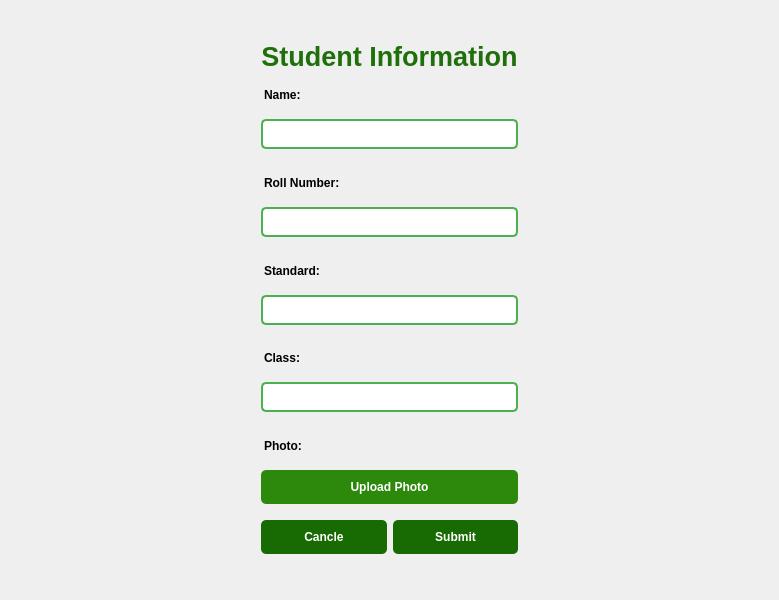
<?xml version="1.0" encoding="UTF-8"?>
<ui version="4.0">
 <class>Window</class>
 <widget class="QWidget" name="Window">
  <property name="geometry">
   <rect>
    <x>0</x>
    <y>0</y>
    <width>687</width>
    <height>600</height>
   </rect>
  </property>
  <property name="windowTitle">
   <string>Student Information</string>
  </property>
  <layout class="QVBoxLayout" name="verticalLayout">
   <item>
    <layout class="QVBoxLayout" name="verticalLayout_2">
     <property name="leftMargin">
      <number>250</number>
     </property>
     <property name="topMargin">
      <number>25</number>
     </property>
     <property name="rightMargin">
      <number>250</number>
     </property>
     <property name="bottomMargin">
      <number>25</number>
     </property>
     <item>
      <widget class="QLabel" name="title_label">
       <property name="font">
        <font>
         <pointsize>20</pointsize>
         <weight>75</weight>
         <bold>true</bold>
        </font>
       </property>
       <property name="styleSheet">
        <string notr="true">color: #1F6F0A; padding-top: -5px; padding-bottom: -5px; margin-top:10px</string>
       </property>
       <property name="text">
        <string>Student Information</string>
       </property>
       <property name="alignment">
        <set>Qt::AlignCenter</set>
       </property>
      </widget>
     </item>
     <item>
      <widget class="QLabel" name="name_label">
       <property name="font">
        <font>
         <weight>75</weight>
         <bold>true</bold>
        </font>
       </property>
       <property name="styleSheet">
        <string notr="true">margin-bottom: 1px;</string>
       </property>
       <property name="text">
        <string>Name:</string>
       </property>
      </widget>
     </item>
     <item>
      <widget class="QLineEdit" name="name_input">
       <property name="styleSheet">
        <string notr="true">border: 2px solid #4CAF50; border-radius: 5px; padding: 5px; margin-bottom: 10px;</string>
       </property>
      </widget>
     </item>
     <item>
      <widget class="QLabel" name="roll_number_label">
       <property name="font">
        <font>
         <weight>75</weight>
         <bold>true</bold>
        </font>
       </property>
       <property name="styleSheet">
        <string notr="true">margin-bottom: 1px;</string>
       </property>
       <property name="text">
        <string>Roll Number:</string>
       </property>
      </widget>
     </item>
     <item>
      <widget class="QLineEdit" name="roll_number_input">
       <property name="styleSheet">
        <string notr="true">border: 2px solid #4CAF50; border-radius: 5px; padding: 5px; margin-bottom: 10px;</string>
       </property>
      </widget>
     </item>
     <item>
      <widget class="QLabel" name="standard_label">
       <property name="font">
        <font>
         <weight>75</weight>
         <bold>true</bold>
        </font>
       </property>
       <property name="styleSheet">
        <string notr="true">margin-bottom: 1px;</string>
       </property>
       <property name="text">
        <string>Standard:</string>
       </property>
      </widget>
     </item>
     <item>
      <widget class="QLineEdit" name="class_input">
       <property name="styleSheet">
        <string notr="true">border: 2px solid #4CAF50; border-radius: 5px; padding: 5px; margin-bottom: 10px;</string>
       </property>
      </widget>
     </item>
     <item>
      <widget class="QLabel" name="class_label">
       <property name="font">
        <font>
         <weight>75</weight>
         <bold>true</bold>
        </font>
       </property>
       <property name="styleSheet">
        <string notr="true">margin-bottom: 1px;</string>
       </property>
       <property name="text">
        <string>Class:</string>
       </property>
      </widget>
     </item>
     <item>
      <widget class="QLineEdit" name="standard_input">
       <property name="styleSheet">
        <string notr="true">border: 2px solid #4CAF50; border-radius: 5px; padding: 5px; margin-bottom: 10px;</string>
       </property>
      </widget>
     </item>
     <item>
      <widget class="QLabel" name="photo_label">
       <property name="font">
        <font>
         <weight>75</weight>
         <bold>true</bold>
        </font>
       </property>
       <property name="styleSheet">
        <string notr="true">margin-bottom: 1px;</string>
       </property>
       <property name="text">
        <string>Photo:</string>
       </property>
      </widget>
     </item>
     <item>
      <widget class="QPushButton" name="upload_button">
       <property name="font">
        <font>
         <weight>75</weight>
         <bold>true</bold>
        </font>
       </property>
       <property name="styleSheet">
        <string notr="true">background-color: #2D890C; color: white; border: none; border-radius: 5px; padding: 10px; margin-bottom: 10px;z</string>
       </property>
       <property name="text">
        <string>Upload Photo</string>
       </property>
      </widget>
     </item>
     <item>
      <layout class="QHBoxLayout" name="horizontalLayout">
       <item>
        <widget class="QPushButton" name="submit_button_2">
         <property name="sizePolicy">
          <sizepolicy hsizetype="Minimum" vsizetype="Fixed">
           <horstretch>0</horstretch>
           <verstretch>0</verstretch>
          </sizepolicy>
         </property>
         <property name="font">
          <font>
           <weight>75</weight>
           <bold>true</bold>
          </font>
         </property>
         <property name="styleSheet">
          <string notr="true">background-color: #186A02; color: white; border: none; border-radius: 5px; padding: 10px; margin-bottom: 10px;</string>
         </property>
         <property name="text">
          <string>Cancle</string>
         </property>
        </widget>
       </item>
       <item>
        <widget class="QPushButton" name="submit_button">
         <property name="font">
          <font>
           <weight>75</weight>
           <bold>true</bold>
          </font>
         </property>
         <property name="styleSheet">
          <string notr="true">background-color: #186A02; color: white; border: none; border-radius: 5px; padding: 10px; margin-bottom: 10px;</string>
         </property>
         <property name="text">
          <string>Submit</string>
         </property>
        </widget>
       </item>
      </layout>
     </item>
    </layout>
   </item>
  </layout>
 </widget>
 <resources/>
 <connections/>
</ui>
